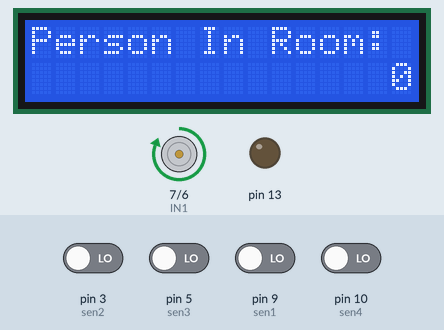
This sketch was run on a simulated Arduino Uno, built with avr-gcc and run on an emulated ATmega328P. On the bench: 16×2 character LCD, motor-driver pin pairs drawn as motors (green arrow = first pin HIGH = forward, orange = second pin HIGH = backward, longer = more drive), output pins drawn as LEDs (lit = HIGH). The test bench sets the inputs (shaded band); at power-on: pin 3 (sen2), pin 5 (sen3), pin 9 (sen1), pin 10 (sen4) LOW.

Above: at 1.2 s.
1.3 s: pin 5 (sen3) driven HIGH
At 3.0 s:
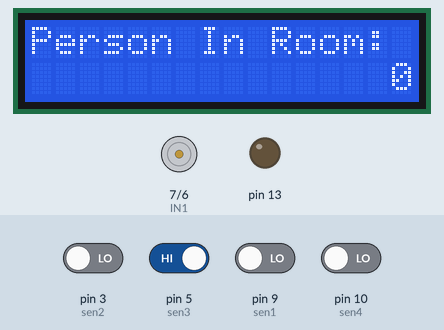
3.5 s: pin 5 (sen3) driven LOW
At 4.0 s:
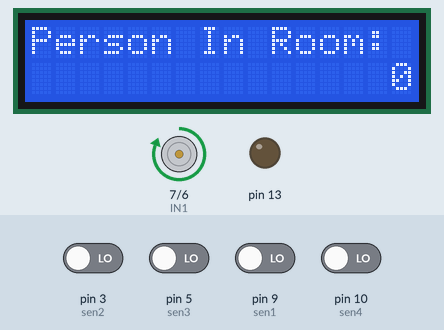
7.6 s: pin 3 (sen2) driven HIGH and pin 5 (sen3) driven HIGH and pin 9 (sen1) driven HIGH and pin 10 (sen4) driven HIGH
11.7 s: pin 3 (sen2) driven LOW
At 13.5 s:
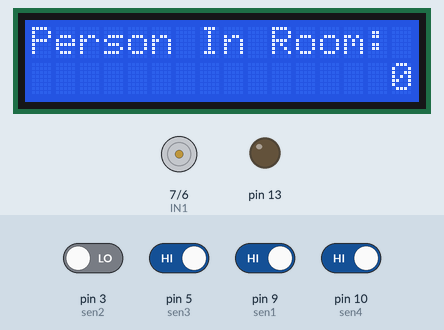
Timing chart, 0 to 15.0 s (numbered marks = the images above; inputs shaded):
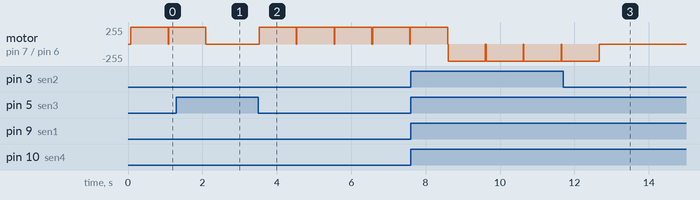

Measured:
- after the input at 1.3 s, motor on pin 7 (IN1) / pin 6 (IN2): goes on until 2.1 s, then stays stopped
- after the input at 3.5 s, motor on pin 7 (IN1) / pin 6 (IN2): alternates forward 255/255 for 1.0 s and stopped for 0.02 s, starting at once
- after the input at 11.7 s, motor on pin 7 (IN1) / pin 6 (IN2): goes on until 12.7 s, then stays stopped

The sketch:

code.ino
```cpp
#include <Wire.h>
#include <LiquidCrystal_I2C.h>
LiquidCrystal_I2C lcd(0x27,16,2);
const int sen1 = 9;
const int sen2 = 3;
const int sen3 = 5;
const int sen4 = 10;

const int diVao = 1;
const int diRa = 2;
int count=0;
int check=0;
int tt=0;
#define IN1  7
#define IN2 6

#define MAX_SPEED 255 //từ 0-255
#define MIN_SPEED 0
void setup()
{
  Serial.begin(115200);
  pinMode(IN1, OUTPUT);
  pinMode(IN2, OUTPUT);
  pinMode(13,OUTPUT);
  lcd.init();
  lcd.backlight();
}

void motor_1_Dung() {
  digitalWrite(IN1, LOW);
  digitalWrite(IN2, LOW);
}


void motor_1_Mo(int speed) { //speed: từ 0 - MAX_SPEED
  speed = constrain(speed, MIN_SPEED, MAX_SPEED);//đảm báo giá trị nằm trong một khoảng từ 0 - MAX_SPEED
  digitalWrite(IN1, HIGH);// chân này không có PWM
  analogWrite(IN2, 255 - speed);
}

void motor_1_Dong(int speed) {
  speed = constrain(speed, MIN_SPEED, MAX_SPEED);//đảm báo giá trị nằm trong một khoảng từ 0 - MAX_SPEED
  digitalWrite(IN1, LOW);// chân này không có PWM
  analogWrite(IN2, speed);
}

void detectHuman() {
  if(count>0)
  {
    digitalWrite(13,HIGH);
  }
  else
  {
    digitalWrite(13,LOW);
  }
  lcd.print("Person In Room:");
  lcd.setCursor(15,1);
  lcd.print(count);
}
void loop()
{
  int val1 = digitalRead(sen1);
  int val2 = digitalRead(sen2);
  int val3 = digitalRead(sen3);
  int val4 = digitalRead(sen4);


  if(val1==HIGH && val2==HIGH && val3==HIGH && val4==HIGH)
  {
    if(check==diVao && tt==2)
    {
      count++;
      check=0;
      tt=0;
    }
    else if(check==diRa && tt==2)
    {
      count--;
      check=0;
      tt=0;
    }
    lcd.clear();
    detectHuman();
    motor_1_Dong(MAX_SPEED);
    delay(1000);
    motor_1_Dung();

  }
  else if(val1==HIGH && val2==LOW && val3==LOW)
  {
    //dira
    check=diRa;
    detectHuman();
    motor_1_Mo(MAX_SPEED);
    delay(1000);
    motor_1_Dung();

  }
  else if(val1==LOW && val2==HIGH && val3==LOW)
  {
    //divao
    check=diVao;
    detectHuman();
    motor_1_Mo(MAX_SPEED);
    delay(1000);
    motor_1_Dung();

  }
  else if(val1==LOW && val2==LOW && val3==LOW)
  {
    detectHuman();
    motor_1_Mo(MAX_SPEED);
    delay(1000);
    motor_1_Dung();

  }
  else if(val1==HIGH && val2==LOW && val3==HIGH)
  {

    if(check==diVao)
    {
      tt=2;
    }
    else if(check==diRa)
    {
      tt=1;
    }
    detectHuman();
  }
  else if(val1==LOW && val2==HIGH && val3==HIGH)
  {
    if(check==diVao)
    {
      tt=1;
    }
    else if(check==diRa)
    {
      tt=2;
    }
    detectHuman();
  }
  else
  {
    detectHuman();
  }

}
```
